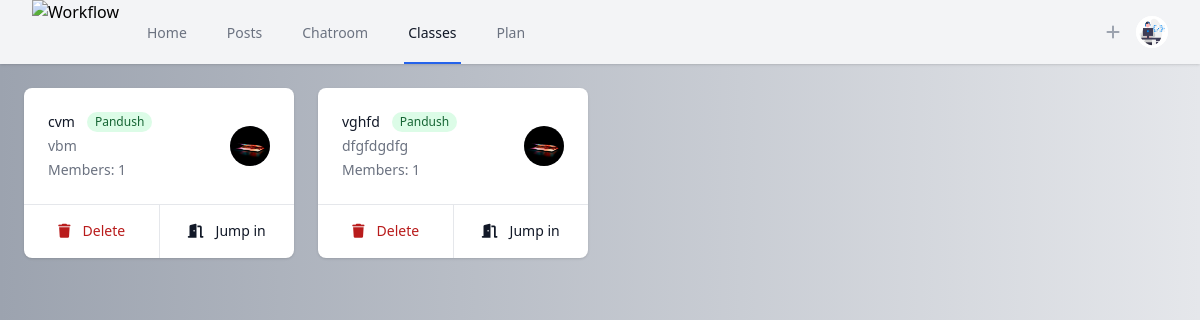
/classes (signed in), run on an earlier commit of the app's database.
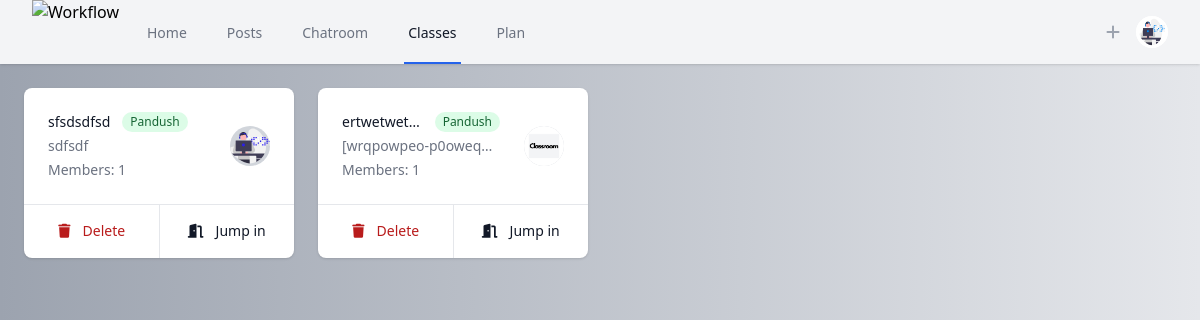
And on a later commit of the database.
### main/models.py (models this page shows, shortened)
class ClassMembership(models.Model):
    member = models.ForeignKey(
        User, related_name="class_memberships", on_delete=models.CASCADE
    )
    specific_class = models.ForeignKey(
        Class, related_name="memberships", on_delete=models.CASCADE
    )
    join_date = models.DateTimeField(default=timezone.now)
    class Meta:
        unique_together = ["member", "specific_class"]

class Class(models.Model):
    creator = models.ForeignKey(
        User, related_name="created_classes", on_delete=models.CASCADE
    )
    name = models.CharField(max_length=255)
    section = models.CharField(max_length=255, blank=True, null=True)
    subject = models.CharField(max_length=255, blank=True, null=True)
    room = models.CharField(max_length=255, blank=True, null=True)
    class_photo = models.ImageField(upload_to="class_files/")
    code = models.CharField(max_length=8, unique=True)

### main/views.py (the view)
# urls.py: path("classes", views.classes, name="classes"),
@login_required(login_url="login_view")
def classes(request):
    classes = Class.objects.filter(creator=request.user)
    context = {"classes": classes}
    return render(request, "classes.html", context=context)

### main/templates/classes.html (shortened to what the changed rows need)
{% load static  %}
<!DOCTYPE html>
<html lang="en">
  <head>
    <script src="https://cdn.tailwindcss.com"></script>
  </head>
  <body class="bg-gradient-to-r from-gray-400  to-gray-200">
    <div>
        {% if user.class_memberships.all %}
        <div>
          <ul
            role="list"
            class="p-6 grid grid-cols-1 gap-6 sm:grid-cols-2 md:grid-cols-3 lg:grid-cols-4"
          >
          {% for membership in request.user.class_memberships.all %}
          {% with class=membership.specific_class %}
              <li class="col-span-1 bg-white rounded-lg shadow divide-y divide-gray-200">
                <div class="w-full flex items-center justify-between p-6 space-x-6">
                  <div class="flex-1 truncate">
                    <div class="flex items-center space-x-3">
                      <h3 class="text-gray-900 text-sm font-medium truncate">{{class.name}}</h3>
                      <span class="flex-shrink-0 inline-block px-2 py-0.5 text-green-800 text-xs font-medium bg-green-100 rounded-full">{{class.creator}}</span>
                    </div>
                    <p class="mt-1 text-gray-500 text-sm truncate">{{class.section}}</p>
                    <p class="mt-1 text-gray-500 text-sm truncate">Members: {{class.memberships.count}}</p>
                  </div>
                  <img class="w-10 h-10 bg-gray-300 rounded-full flex-shrink-0" src="{{class.class_photo.url}}"  alt="">
                </div>
                  <div>
                      <div class="-mt-px flex divide-x divide-gray-200">
                          <div class="w-0 flex-1 flex">
                              {% if class.creator == user %}
                                  <button data-class-id="{{ class.pk }}" class="delete-class-btn relative -mr-px w-0 flex-1 inline-flex items-center justify-center py-4 text-sm text-red-700 font-medium border border-transparent rounded-bl-lg hover:text-red-500">
                                    <i class="fa-solid fa-trash"></i>
                                      <span class="ml-3 ">Delete</span>
                                  </button>
                              {% endif %}
                          </div>
                          <div class="w-0 flex-1 flex">
                              <button data-class-pk="{{ class.pk }}" class="jump-in-button relative w-0 flex-1 inline-flex items-center justify-center py-4 text-sm text-gray-900 font-medium border border-transparent rounded-br-lg hover:text-gray-500">
                                  <i class="fa-solid fa-door-open"></i>
                                  <span class="ml-3 ">Jump in</span>
                              </button>
                          </div>
                      </div>
                  </div>
              </li>
          {% endwith %}
      {% endfor %}
          </ul>
          {% endif %}
        </div>
     </div>
  </body>
</html>

What changed in the data, as far as the page shows it:
removed ClassMembership: specific_class.name "cvm", specific_class.creator "Pandush", specific_class.section "vbm", specific_class.memberships.count "1", specific_class.class_photo (picture)
removed ClassMembership: specific_class.name "vghfd", specific_class.creator "Pandush", specific_class.section "dfgfdgdfg", specific_class.memberships.count "1", specific_class.class_photo (picture)
added ClassMembership: specific_class.name "sfsdsdfsd", specific_class.creator "Pandush", specific_class.section "sdfsdf", specific_class.memberships.count "1", specific_class.class_photo (picture)
added ClassMembership: specific_class.name "ertwetwet…", specific_class.creator "Pandush", specific_class.section "[wrqpowpeo-p0oweq…", specific_class.memberships.count "1", specific_class.class_photo (picture)
